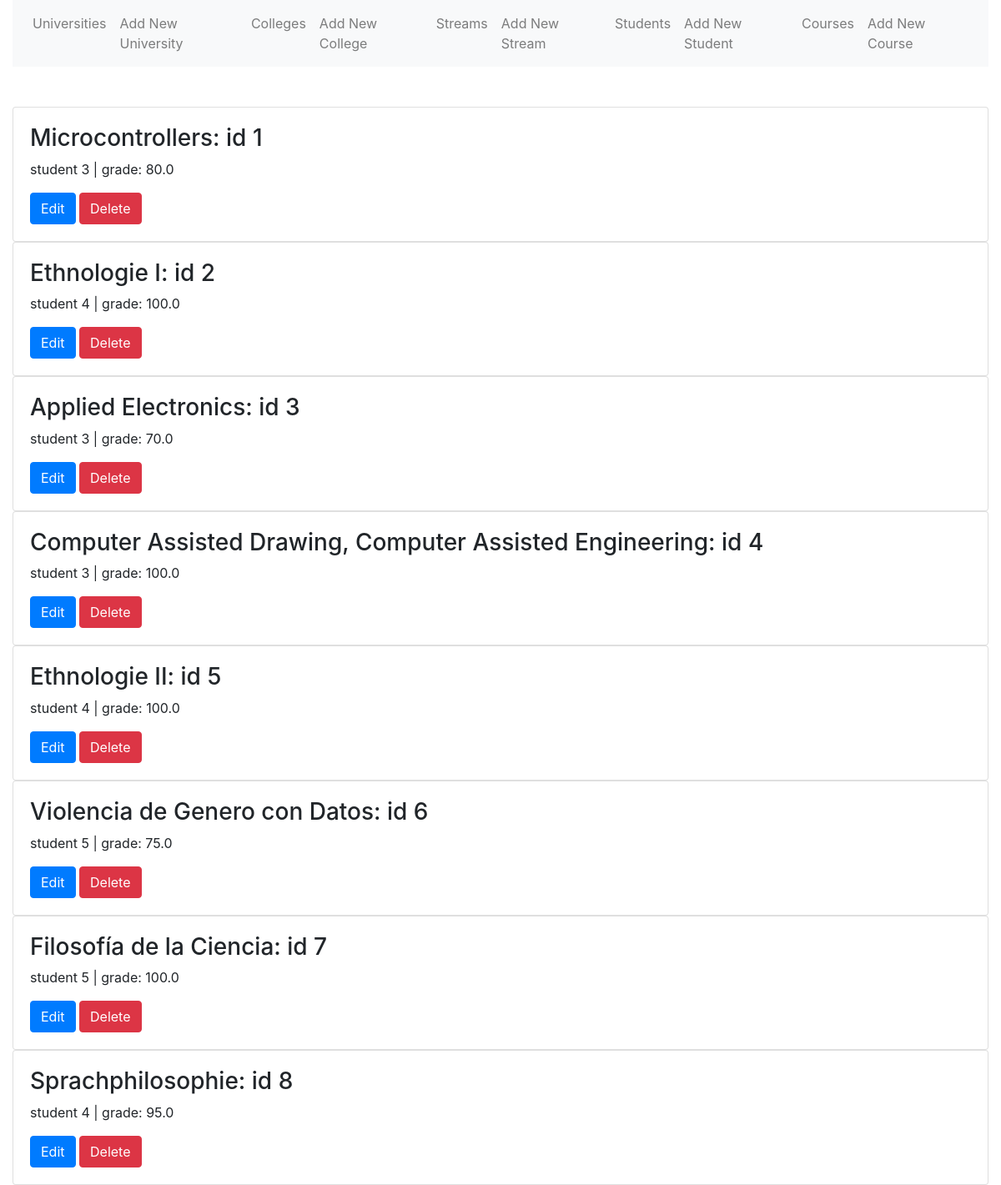
The app's page /courses, older data.
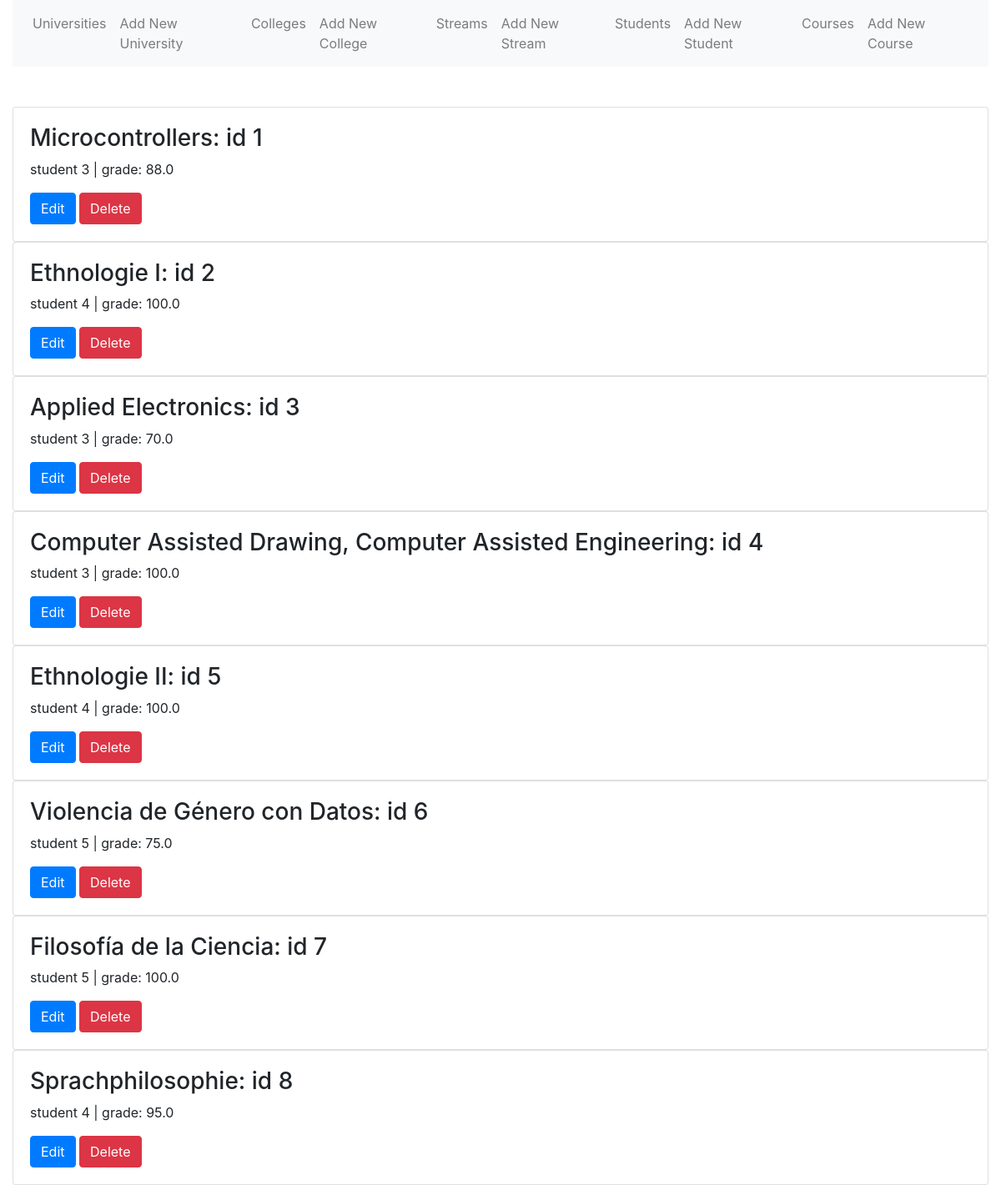
The same page, newer data.
### models.py (models this page shows, shortened)
class Course(db.Model):
    __tablename__ = 'course'
    id = db.Column(db.Integer, primary_key=True)
    created_at = db.Column(db.Date, nullable = False, default=datetime.utcnow())
    name = db.Column(db.String(255))
    grade = db.Column(db.Float)
    result = db.Column(db.String(24))# Pass or Fail
    college_id = db.Column(db.Integer, db.ForeignKey("college.id"))# many2one
    college = db.relationship("College", back_populates="courses")
    stream_id = db.Column(db.Integer, db.ForeignKey("stream.id"))# many2one
    stream = db.relationship("Stream", back_populates='courses')
    university_id = db.Column(db.Integer,  db.ForeignKey("university.id"))# many2one
    student_id = db.Column(db.Integer, db.ForeignKey("student.id"))# many2one
    student = db.relationship("Student", back_populates='courses')
    marksheet_id = db.Column(db.Integer,  db.ForeignKey("marksheet.id"))# many2one
    marksheet = db.relationship("Marksheet", back_populates="courses")

### routes.py (the view)
@app.route('/courses')
def courses():
    courses = models.Course.query.all()
    return render_template('courses.html', courses=courses)

### templates/courses.html
{% extends "base.html" %}
{% block main %}
  {% for course in courses %}
    <div class="card">
      <div class="card-body">
        <h3>{{ course.name }}: id {{ course.id }}</h3>
        <p>student {{ course.student_id }} | grade: {{ course.grade }}</p>
        <a href="{{ url_for('edit_course', course_id=course.id) }}" class="btn btn-primary">Edit</a>
        <a href="{{ url_for('delete_course', course_id=course.id) }}" class="btn btn-danger">Delete</a>
      </div>
    </div>
  {% endfor %}
{% endblock %}

### templates/base.html (shortened to what this page needs)
<!doctype html>
<html lang="en">
  <head>
    <link rel="stylesheet" href="https://stackpath.bootstrapcdn.com/bootstrap/4.5.0/css/bootstrap.min.css">
  </head>
  <body>
    <div class="container-fluid">
      <nav class="navbar navbar-expand-lg navbar-light bg-light">
        <ul class="navbar-nav">
          <li class="nav-item"><a href="{{ url_for('universities') }}" class="nav-link">Universities</a></li>
          <li class="nav-item"><a href="{{ url_for('adduniversity') }}" class="nav-link">Add New University</a></li>
          <li class="nav-item"><a href="{{ url_for('colleges') }}" class="nav-link">Colleges</a></li>
          <li class="nav-item"><a href="{{ url_for('addcollege') }}" class="nav-link">Add New College</a></li>
          <li class="nav-item"><a href="{{ url_for('streams') }}" class="nav-link">Streams</a></li>
          <li class="nav-item"><a href="{{ url_for('addstream') }}" class="nav-link">Add New Stream</a></li>
          <li class="nav-item"><a href="{{ url_for('students') }}" class="nav-link">Students</a></li>
          <li class="nav-item"><a href="{{ url_for('addstudent') }}" class="nav-link">Add New Student</a></li>
          <li class="nav-item"><a href="{{ url_for('courses') }}" class="nav-link">Courses</a></li>
          <li class="nav-item"><a href="{{ url_for('addcourse') }}" class="nav-link">Add New Course</a></li>
        </ul>
      </nav>
      <br>
      <br>
      {% block main %}{% endblock %}
    </div>
  </body>
</html>

Row changes from the older to the newer data that the page shows:
changed Course "Microcontrollers": grade "80.0" → "88.0"
changed Course id 6: name "Violencia de Genero con Datos" → "Violencia de Género con Datos"
